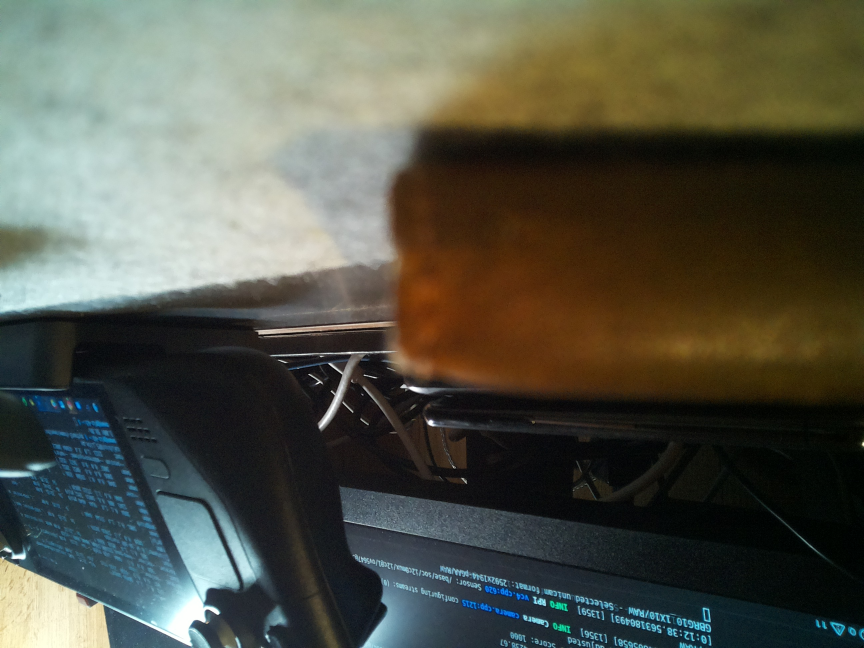
#> input picture images/camera_test.jpg, 2592 x 1944 px (shown at 1/3 size)
$ python k6_burn_image.py ../images/camera_test.jpg
#> lines starting #> are read from the running program, lines starting #| are printed output that depends on the picture; after the words box and inside, x2 and y2 are one past the last pixel; in counts of white or black regions, pixels touching at a corner belong together
#!/usr/bin/env python3
"""
K6 Image Burn - Java protocol implementation
VERSION → CONNECT → HOME → FRAMING → INIT (x2) → JOB_HEADER → DATA (0x22 chunks)
"""

import serial
import time
import math
import csv
import json
import sys
import traceback
from datetime import datetime
from PIL import Image, ImageOps, ImageDraw
import argparse

# Constants
DATA_CHUNK = 1900
ACK = 0x09

# Global CSV writer and error logger
csv_writer = None
csv_cumulative_bytes = 0
csv_start_time = None
error_log = None
verbose_mode = False
csv_start_time = None


def timestamp():
    """Return current timestamp for logging"""
    return datetime.now().strftime("%H:%M:%S.%f")[:-3]


# [12 lines left out: function log_error, not called in this run]


def log_verbose(message):
    """Log verbose debug information"""
    global verbose_mode
    if verbose_mode:
        print(f"[{timestamp()}] VERBOSE: {message}")


# [67 lines left out: functions log_csv, checksum, not called in this run]


def send_cmd(
    ser, name, data, timeout=2.0, csv_phase="SETUP", csv_bytes=0, expect_ack=True
):
    """Send command, read response. Handles device status frames.

    Status frames from device:
    - FF FF FF FE: Heartbeat while processing (every ~4s, no ACK follows)
    - FF FF 00 XX: Burn progress (XX = 0-100 percent)
    - 09: ACK
    """
    t_start = time.time()
    log_verbose(f"TX {name}: {data[:40].hex()}{'...' if len(data) > 40 else ''}")
    print(f"[{timestamp()}] {name}: {data[:20].hex()}{'...' if len(data) > 20 else ''}")

    try:
        ser.timeout = timeout
        ser.write(data)
    except Exception as e:
        log_error(f"Serial write failed for {name}", e)
        raise

    rx = bytearray()
    deadline = time.time() + timeout
    heartbeat_count = 0

    # Read bytes until we get ACK or timeout (or get first heartbeat if not expecting ACK)
    while time.time() < deadline:
        ser.timeout = min(0.5, deadline - time.time())
        try:
            byte = ser.read(1)
        except Exception as e:
            log_error(f"Serial read failed for {name}", e)
            raise

        if byte:
            rx.extend(byte)
            # If we got ACK, read any remaining buffered bytes and return
            if byte[0] == ACK:
                ser.timeout = 0.01
                extra = ser.read(100)
                if extra:
                    rx.extend(extra)
                break
            # If not expecting ACK and we got first heartbeat (4 bytes), we're done
            if not expect_ack and len(rx) >= 4:
                if rx[:4] == b"\xff\xff\xff\xfe":
                    break
        else:
            time.sleep(0.01)

    elapsed = (time.time() - t_start) * 1000

    # Analyze response - count heartbeat frames (FF FF FF FE pattern)
    rx_bytes = bytes(rx)

    if verbose_mode and rx_bytes:
        log_verbose(f"RX {name} full dump: {rx_bytes.hex()}")

    i = 0
    while i <= len(rx_bytes) - 4:
        if rx_bytes[i : i + 4] == b"\xff\xff\xff\xfe":
            heartbeat_count += 1
            i += 4
        else:
            i += 1

    has_ack = ACK in rx_bytes

    # Determine response type for timing diagram
    if not rx_bytes:
        response_type = "TIMEOUT"
        log_error(
            f"Timeout waiting for response to {name} (expected: {'ACK' if expect_ack else 'HEARTBEAT'})"
        )
    elif heartbeat_count > 0 and has_ack:
        response_type = "HEARTBEAT+ACK"
    elif heartbeat_count > 0:
        response_type = "HEARTBEAT"
    elif has_ack:
        response_type = "ACK"
    else:
        response_type = "OTHER"
        if verbose_mode:
            log_verbose(f"Unexpected response type for {name}: {rx_bytes.hex()}")

    if rx_bytes:
        parts = []
        if heartbeat_count:
            parts.append(
                f"{heartbeat_count} heartbeat{'s' if heartbeat_count > 1 else ''}"
            )
        if has_ack:
            parts.append("ACK")
        msg = f" ({', '.join(parts)})" if parts else ""
        print(f"[{timestamp()}]   RX ({elapsed:.0f}ms): {rx_bytes.hex()}{msg}")
    else:
        print(f"[{timestamp()}]   RX ({elapsed:.0f}ms): TIMEOUT")

    # Determine state and device_state based on phase and response
    if csv_phase == "SETUP":
        state = "SETUP"
    elif csv_phase == "BUILD":
        state = "UPLOAD_BUILD"
    elif csv_phase == "DATA":
        state = "UPLOAD_TX"
    elif csv_phase == "BURN":
        state = "BURN"
    else:
        state = "ACTIVE"

    # Determine device state based on response
    if not rx_bytes:
        device_state = "TIMEOUT"
    elif heartbeat_count > 0:
        device_state = "HEARTBEAT"
    elif has_ack:
        device_state = "ACK"
    else:
        device_state = "UNKNOWN"

    # Log to CSV with retry count (0 for successful first attempt)
    log_csv(
        state,
        name,
        elapsed,
        len(data),
        response_type,
        retry_count=0,
        device_state=device_state,
    )

    return rx_bytes


def init_k6(ser):
    """K6 initialization: STOP → VERSION → CONNECT (x2) → HOME"""
    # Flush any stale data
    ser.reset_input_buffer()
    ser.reset_output_buffer()

    # STOP any previous job
    send_cmd(ser, "STOP", bytes([0x16, 0x00, 0x04, 0x00]))

    # VERSION
    rx = send_cmd(ser, "VERSION", bytes([0xFF, 0x00, 0x04, 0x00]))
    if len(rx) == 3:
        print(f"[{timestamp()}]   Device: {rx[0]}.{rx[1]}.{rx[2]}")

    # CONNECT (twice)
    for i in range(2):
        rx = send_cmd(ser, f"CONNECT #{i+1}", bytes([0x0A, 0x00, 0x04, 0x00]))
        if ACK not in rx:
            print(f"[{timestamp()}]   WARNING: No ACK for CONNECT #{i+1}: {rx.hex()}")

    # HOME
    rx = send_cmd(ser, "HOME", bytes([0x17, 0x00, 0x04, 0x00]), timeout=10.0)
    if ACK not in rx:
        raise RuntimeError("HOME failed")
    print("  Homing...")


# [85 lines left out: functions send_job_header_custom, send_job_header, not called in this run]


def process_image(path, max_width=1600, threshold=128, margin=5):
    """Load and convert image to 1-bit.

    K6 work area nominally 1600x1520. Default max_width=1600.
    """
#> called with path = '../images/camera_test.jpg', max_width = 1600, threshold = 128, margin = 5
    img = Image.open(path)
#> img is the input picture: PIL image 2592x1944 RGB; mean R, G, B 83, 84.5, 72.6
    img.thumbnail((max_width, max_width), Image.Resampling.LANCZOS)
#> img: PIL image 1600x1200 RGB
    img = img.convert("L")
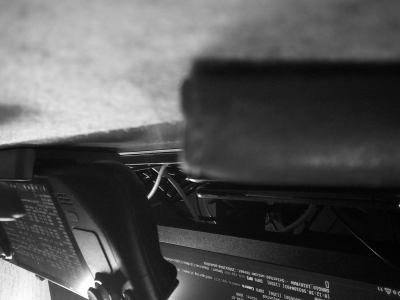
#> img: PIL image 1600x1200 L (shown at 1/4 size); min 0, max 255, mean 82.7
    img = img.point(lambda x: 255 if x > threshold else 0, "1")
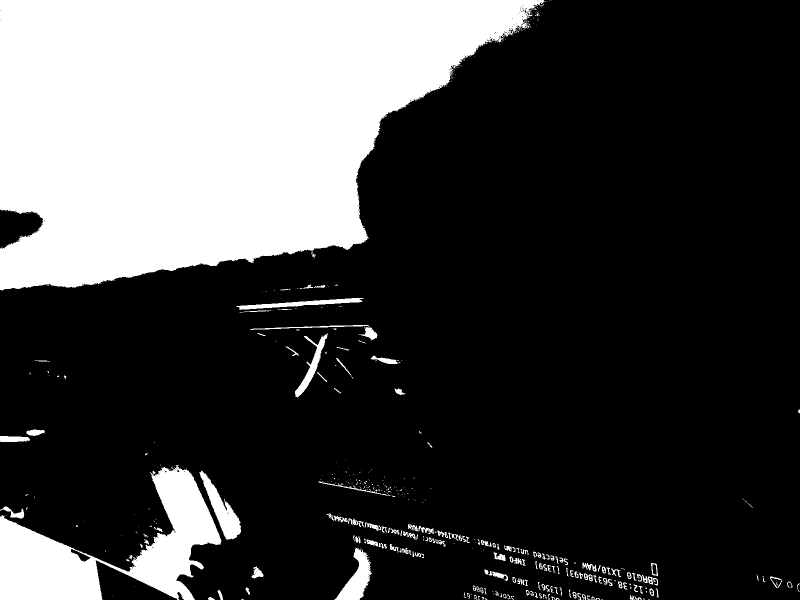
#> img: PIL image 1600x1200 1 (shown at 1/2 size); 26.6% white; 473 white regions (295 under 20 px), largest, box (x1, y1, x2, y2) and area: (0, 0, 1091, 581) 436817, (0, 930, 443, 1200) 48250, (399, 941, 482, 1079) 3779

    # crop to content bounds (+~5px margin) to avoid out-of-bounds.
    inv = ImageOps.invert(img.convert("L"))
    bbox = inv.getbbox()
#> bbox = (0, 0, 1600, 1200)
    if bbox:
        left = max(bbox[0] - margin, 0)
#> left = 0
        upper = max(bbox[1] - margin, 0)
#> upper = 0
        right = min(bbox[2] + margin, img.width)
#> right = 1600
        lower = min(bbox[3] + margin, img.height)
#> lower = 1200
        img = img.crop((left, upper, right, lower))

    return img


# [481 lines left out: functions build_test_pattern, build_raster_payload_chunked, build_vector_circle_points, build_vector_payload, build_data_packet, burn_payload and 3 more, not called in this run]


def main():
    parser = argparse.ArgumentParser(description="Burn image to K6")
    parser.add_argument("image", nargs="?", help="Image file")
    parser.add_argument("--port", default="/dev/ttyUSB0")
    parser.add_argument("--power", type=int, default=1000, help="Power (0-1000)")
    parser.add_argument(
        "--depth", type=int, default=10, help="Depth/intensity (default=10)"
    )
    parser.add_argument("--threshold", type=int, default=128)
    parser.add_argument(
        "--max-width", type=int, default=1600, help="Max dimension (K6 nominal 1600)"
    )
    parser.add_argument(
        "--pattern",
        choices=["boundary", "circle", "both"],
        help="Burn a test pattern instead of an image",
    )
    parser.add_argument(
        "--circle-mm",
        type=int,
        default=20,
        help="Circle diameter in mm for pattern mode",
    )
    parser.add_argument(
        "--boundary-mm",
        type=int,
        default=80,
        help="Boundary size in mm for pattern mode",
    )
    parser.add_argument(
        "--mm-per-px",
        type=float,
        default=0.05,
        help="mm per pixel for pattern size (0.05 ≈ 1600px for 80mm)",
    )
    parser.add_argument(
        "--wait-per-line",
        type=float,
        default=0.6,
        help="Seconds to wait per line after burn start",
    )
    parser.add_argument(
        "--min-wait",
        type=int,
        default=120,
        help="Minimum wait time after burn start (seconds)",
    )
    parser.add_argument(
        "--vector-circle-mm", type=int, help="Vector-only circle diameter in mm"
    )
    parser.add_argument(
        "--no-burn",
        action="store_true",
        help="Upload data but skip burn trigger (for timing tests)",
    )
    parser.add_argument(
        "--config",
        help="Load burn configuration from JSON file (replays previous burn settings)",
    )
    parser.add_argument(
        "--verbose",
        action="store_true",
        help="Enable verbose logging with full hex dumps",
    )
    args = parser.parse_args()

    # Load config if specified
    if args.config:
        print(f"Loading config from: {args.config}")
        with open(args.config, "r") as f:
            config = json.load(f)
        # Override args with config values
        for key, value in config.items():
            if key not in ["timestamp", "csv_filename", "config_filename", "burn_mode"]:
                setattr(args, key, value)
        print(f"Config loaded: {config.get('burn_mode', 'unknown')} mode")

    # Set verbose mode
    global verbose_mode
    verbose_mode = args.verbose

    # Always generate CSV stats with auto-generated filename
    global csv_writer, csv_start_time, error_log
    burn_start_time = datetime.now()
    timestamp_str = burn_start_time.strftime("%y-%m-%d-%H-%M")
    csv_filename = f"stat-{timestamp_str}.csv"
    error_log_filename = f"stat-{timestamp_str}.errors.log"
    config_filename = f"stat-{timestamp_str}.json"

    # Open error log
    error_log = open(error_log_filename, "w")
    print(f"Error log: {error_log_filename}")

    csv_file = open(csv_filename, "w", newline="")
    csv_writer = csv.writer(csv_file)
    csv_writer.writerow(
        [
            "burn_start",
            "timestamp",
            "elapsed_s",
            "phase",
            "operation",
            "duration_ms",
            "bytes_transferred",
            "cumulative_bytes",
            "throughput_kbps",
            "status_pct",
            "state",
            "response_type",
            "retry_count",
            "device_state",
        ]
    )
    csv_start_time = time.time()
    print(f"Logging to: {csv_filename}")
    print(f"Config will be saved to: {config_filename}")
    if verbose_mode:
        print("Verbose mode: ENABLED (full hex dumps)")

    if args.vector_circle_mm:
        img = None
    elif args.pattern:
        print(f"Building pattern: {args.pattern}")
        img = build_test_pattern(
            args.pattern,
            max_px=args.max_width,
            mm_per_px=args.mm_per_px,
            circle_mm=args.circle_mm,
            boundary_mm=args.boundary_mm,
        )
        print(f"Pattern size: {img.size[0]}x{img.size[1]} (1-bit)")
    else:
        if not args.image:
            raise SystemExit("Image path required unless --pattern is used")
        print(f"Loading {args.image}")
        img = process_image(args.image, args.max_width, args.threshold)
        print(f"Processed to {img.size[0]}x{img.size[1]} (1-bit)")
#| Processed to 1600x1200 (1-bit)

    print(f"Opening {args.port}")
    ser = serial.Serial(args.port, 115200, timeout=2)

    try:
        init_k6(ser)
        if args.vector_circle_mm:
            burn_vector_circle(
                ser,
                diameter_mm=args.vector_circle_mm,
                power=args.power,
                depth=args.depth,
                mm_per_px=args.mm_per_px,
                wait_per_line=args.wait_per_line,
                min_wait=args.min_wait,
                no_burn=args.no_burn,
            )
            burn_mode = "vector"
            burn_source = f"circle_{args.vector_circle_mm}mm"
        else:
            burn_image(
                ser,
                img,
                args.power,
                args.depth,
                args.wait_per_line,
                args.min_wait,
                args.no_burn,
            )
            burn_mode = "raster"
            if args.pattern:
                burn_source = f"pattern_{args.pattern}"
            else:
                burn_source = args.image if args.image else "unknown"

        # Save config file
        config = {
            "timestamp": burn_start_time.isoformat(),
            "burn_mode": burn_mode,
            "source": burn_source,
            "csv_filename": csv_filename,
            "config_filename": config_filename,
            "port": args.port,
            "power": args.power,
            "depth": args.depth,
            "threshold": args.threshold,
            "max_width": args.max_width,
            "wait_per_line": args.wait_per_line,
            "min_wait": args.min_wait,
            "no_burn": args.no_burn,
        }

        if args.vector_circle_mm:
            config["vector_circle_mm"] = args.vector_circle_mm
            config["mm_per_px"] = args.mm_per_px
        elif args.pattern:
            config["pattern"] = args.pattern
            config["circle_mm"] = args.circle_mm
            config["boundary_mm"] = args.boundary_mm
            config["mm_per_px"] = args.mm_per_px
        elif args.image:
            config["image"] = args.image

        with open(config_filename, "w") as f:
            json.dump(config, f, indent=2)
        print(f"Config saved to: {config_filename}")

    finally:
        ser.close()
        if csv_file:
            csv_file.close()
        if error_log:
            error_log.close()


if __name__ == "__main__":
    main()

$ run again, on images/capture_20260127_124112.jpg
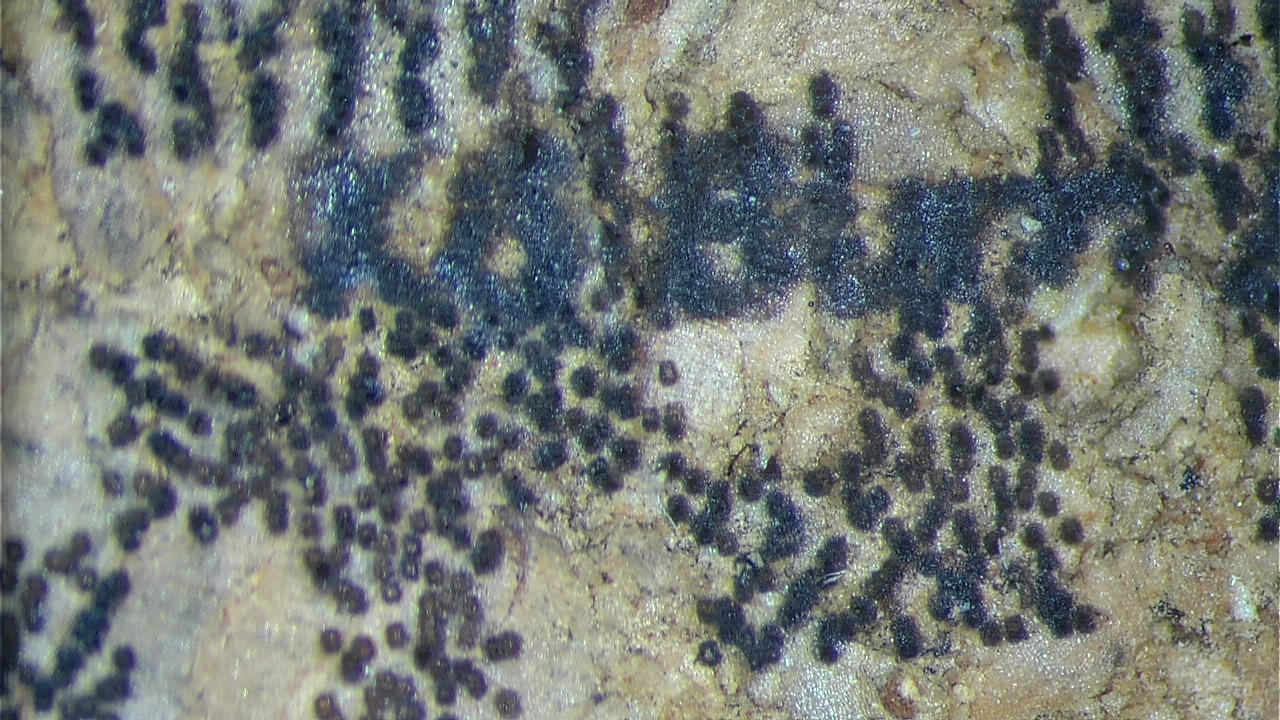
#> input picture images/capture_20260127_124112.jpg, 1280 x 720 px
#> in process_image, img is the input picture: PIL image 1280x720 RGB; mean R, G, B 115.2, 120.6, 116.7
#> in process_image, `img = img.convert("L")`:
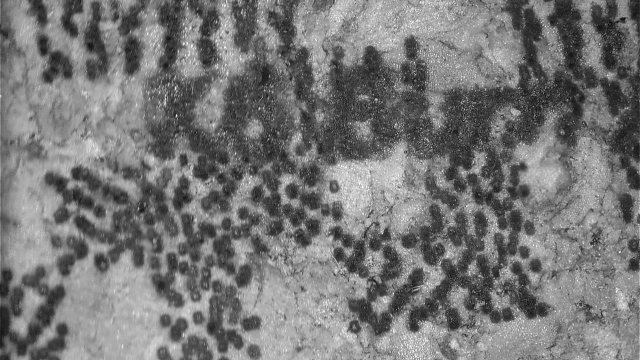
#> img: PIL image 1280x720 L (shown at 1/2 size); min 2, max 255, mean 118.6
#> in process_image, `img = img.point(lambda x: 255 if x > threshold else 0, "1")`:
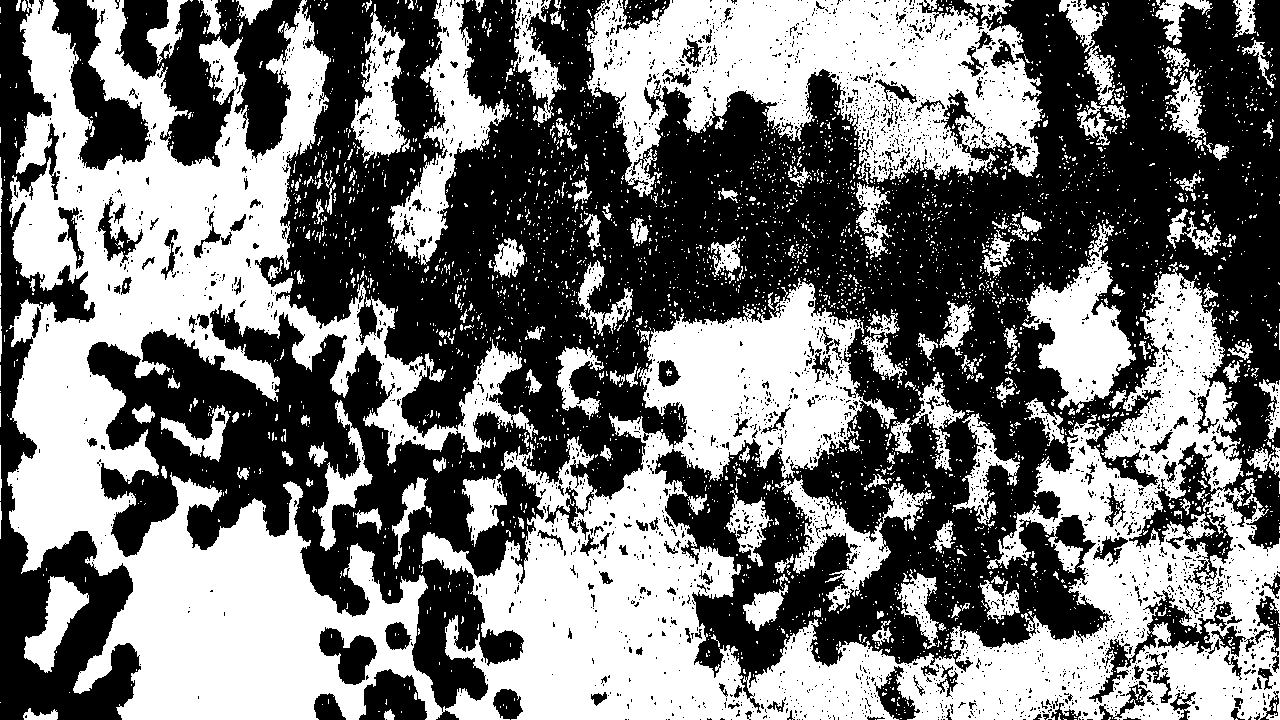
#> img: PIL image 1280x720 1; 46.7% white; 3670 white regions (3432 under 20 px), largest, box (x1, y1, x2, y2) and area: (7, 0, 1280, 720) 289750, (585, 0, 1043, 197) 50413, (388, 0, 510, 265) 9324
#> bbox = (0, 0, 1280, 720)
#> left = 0
#> right = 1280
#> lower = 720
#| Processed to 1280x720 (1-bit)
